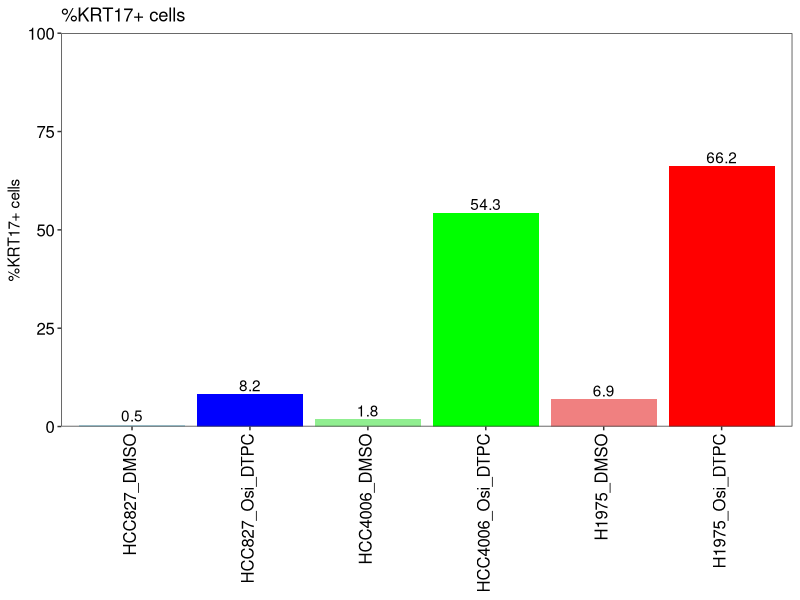

This chart was generated by the following R code:
library(plyr)
library(dplyr)
library(readr)
library(tidyr)
library(ggplot2)
library(ggpubr)
library(forcats)



##### HCC827 HCC4006 H1975 DMSO Osi DTPC KRT17 expression barchart #####

#Create dataframe
krt17_exp <- data.frame(Condition = c("HCC827_DMSO", "HCC827_Osi_DTPC",
                                      "HCC4006_DMSO", "HCC4006_Osi_DTPC",
                                      "H1975_DMSO", "H1975_Osi_DTPC"),
                        KRT17_pos = c(0.5, 8.2,
                                      1.8, 54.3,
                                      6.9, 66.2))

#Specify order for plotting
krt17_exp$Condition <- factor(krt17_exp$Condition, levels = c("HCC827_DMSO", "HCC827_Osi_DTPC",
                                                              "HCC4006_DMSO", "HCC4006_Osi_DTPC",
                                                              "H1975_DMSO", "H1975_Osi_DTPC"))

#Draw barchart
krt17_exp_bp <- ggplot(krt17_exp, aes(x = Condition, y = KRT17_pos, fill = Condition)) +
  geom_bar(stat = "identity") +
  geom_text(aes(label = KRT17_pos), vjust = -0.25) +
  scale_y_continuous("%KRT17+ cells", limits = c(0, 100), expand = c(0, 0)) +
  scale_fill_manual(values = c("HCC827_DMSO" = "lightblue",
                               "HCC827_Osi_DTPC" = "blue",
                               "HCC4006_DMSO" = "lightgreen",
                               "HCC4006_Osi_DTPC" = "green",
                               "H1975_DMSO" = "lightcoral",
                               "H1975_Osi_DTPC" = "red")) +
  theme_bw() +
  theme(panel.grid = element_blank(), 
        axis.title.x = element_blank(),
        axis.text.x = element_text(angle = 90, vjust = 0.3, hjust = 1),
        axis.text = element_text(size = 12, color = "black"),
        legend.position = "none") +
  labs(title = "%KRT17+ cells")

krt17_exp_bp #275 x 500 (WXH)




